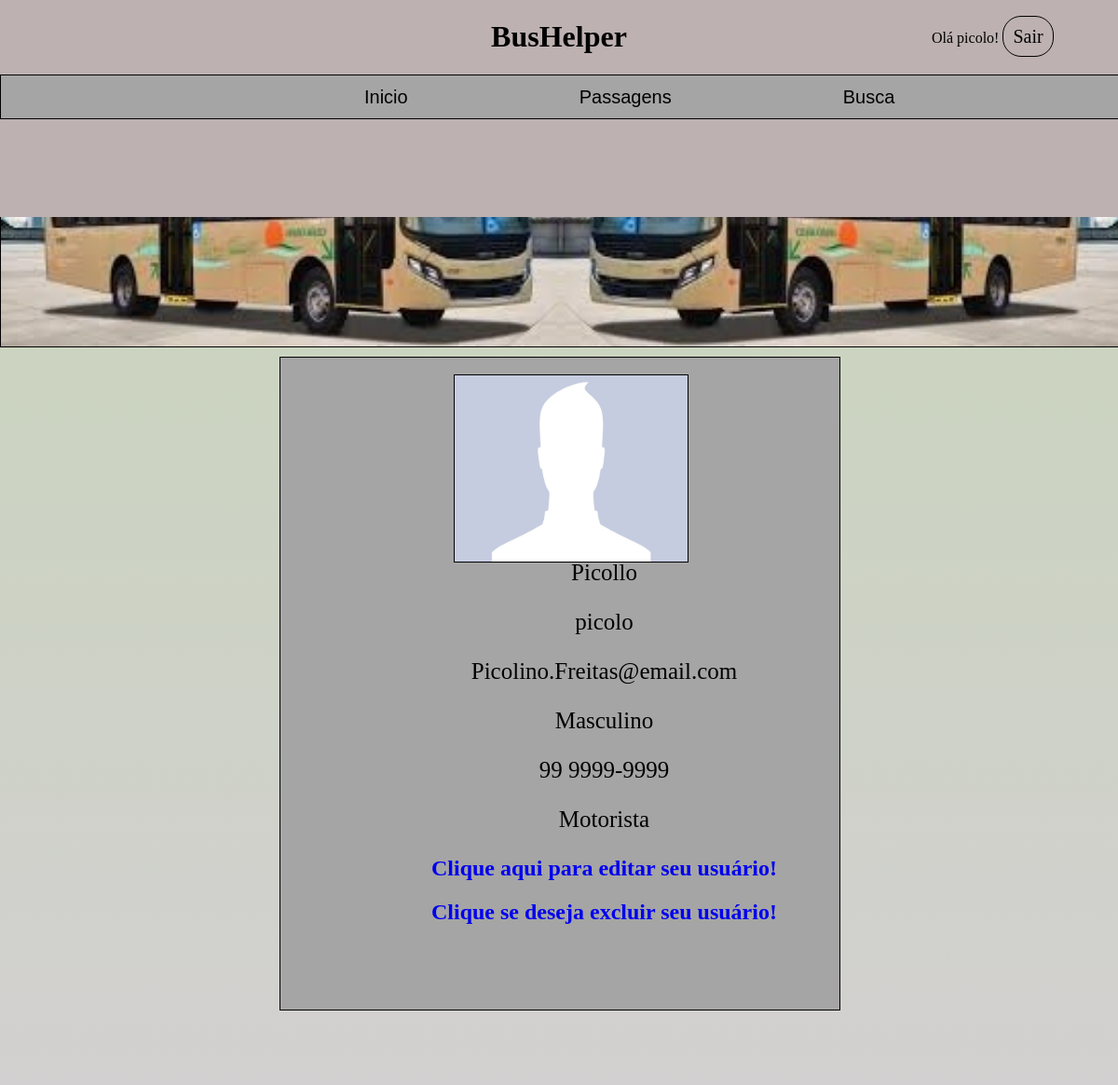
The page /Usuario.php (signed in) on the database as committed earlier.
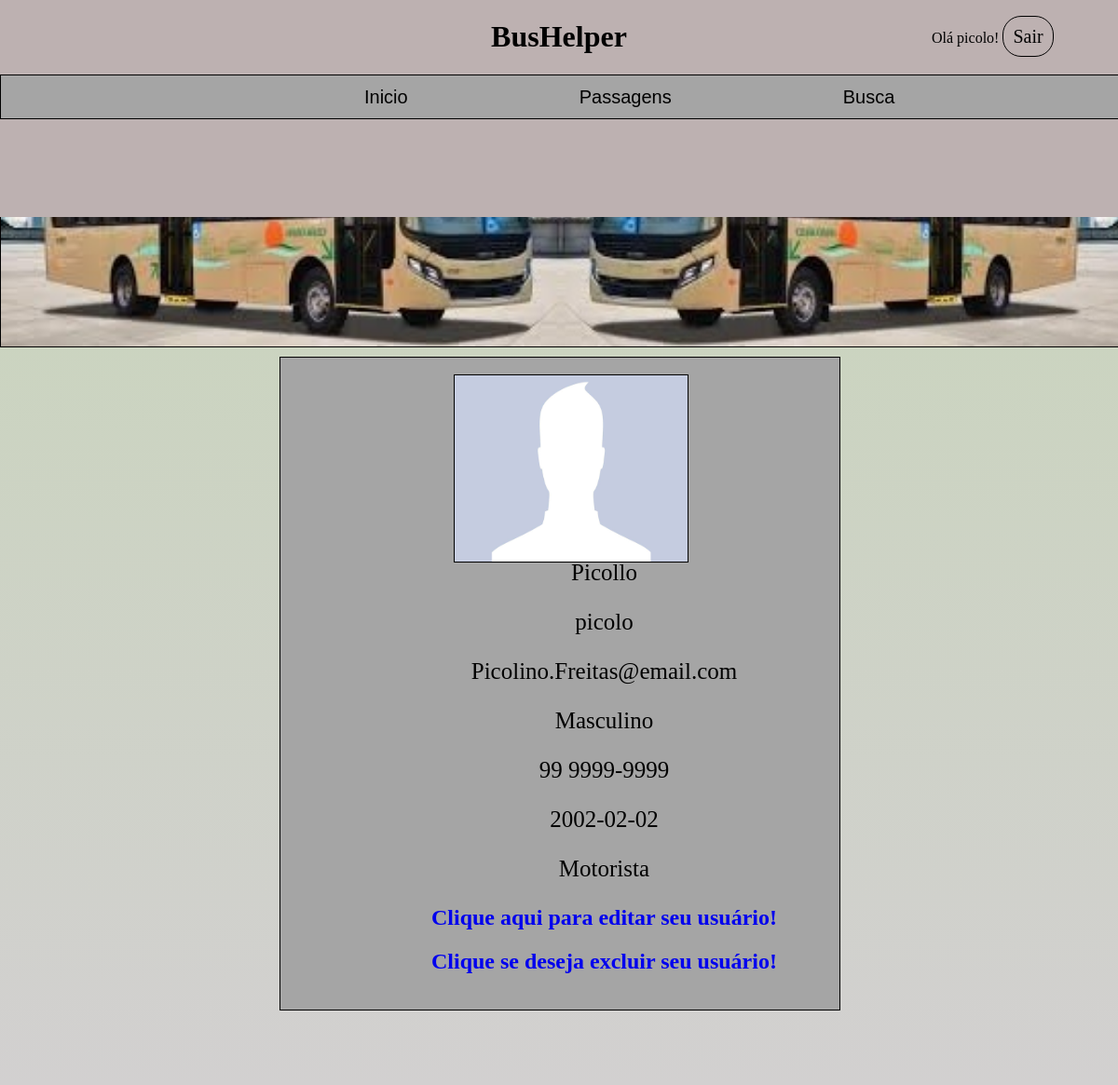
The same page on the database as committed later.
### tables this page shows
CREATE TABLE `usuario` (
  `id_Usuario` int(11) NOT NULL,
  `nome_completo` varchar(45) NOT NULL,
  `login` varchar(45) NOT NULL,
  `email` varchar(45) NOT NULL,
  `senha` varchar(45) NOT NULL,
  `sexo` varchar(45) NOT NULL,
  `telefone` varchar(45) NOT NULL,
  `CNH` varchar(45) DEFAULT NULL,
  `tipo_carteira` int(11) DEFAULT NULL,
  `data_nasc` varchar(10) DEFAULT NULL
);

CREATE TABLE `tipo_usuario` (
  `idTipo_Usuario` int(11) NOT NULL,
  `Descricao` varchar(45) DEFAULT NULL,
  `Usuario_id_Usuario` int(11) NOT NULL,
  `especialização_idespecialização` int(11) NOT NULL
);

### Usuario.php (the view, shortened to what this page needs)
<!DOCTYPE html>
<html>
<head>
	<link rel="stylesheet" type="text/css" href="Usuario.css">
</head>
<body>
		<?php
    $dbhost = "localhost";
    $dbuser = "root";
    $dbpassword = "";
    $dbname = "bd_tcc_gujo_20";
    $link = mysqli_connect($dbhost, $dbuser, $dbpassword, $dbname) or die('Error
    connecting to MySQL Server.');
	$UserId = $_SESSION['user_id'];
	$query = "select id_Usuario, nome_completo, login, email, sexo, telefone, data_nasc, Descricao from usuario, tipo_usuario where tipo_usuario.Usuario_id_Usuario = usuario.id_Usuario and id_Usuario = '$UserId';";
	$result = mysqli_query( $link, $query ) or die('Falha, Por favor reinicie a pagina e tente novamente');
    		$Ola = $_SESSION['user_id'];
	    $queryOla = "SELECT id_Usuario, login from usuario Where id_Usuario = '$Ola';";
		$resultOla = mysqli_query( $link, $queryOla ) or die('Falha 1, Por favor reinicie a pagina e tente novamente');
    		while ( $rowOla = mysqli_fetch_assoc( $resultOla ) ) {
			$tabelaOla[] = $rowOla;
			}
		if ($tabelaOla) {
			foreach($tabelaOla as $colunaOla) {
		$OlaUsuario = $colunaOla["login"];
	}
	}
    ?>
	<div class="header">
	<nav id="nav">
		<ul>
			<li> Olá <?php echo $OlaUsuario; ?>! </li>
			<li><a href="Logout.php">Sair</a></li>
		</ul>
	</nav>
	<h1>BusHelper</h1>
		<div class="header_1">
		<nav id="nav_1">
	<ul>
			<li><a href="Inicio.php">Inicio</a></li>
			<li><a href="Passagem.php">Passagens</a></li>
			<li><a href="Busca.php">Busca</a></li>
		</ul>
	</nav>
	</div>
	</div>
	<div class="box1">
 <img class="img" src="Onibus.png" alt="Ônibus" title="Ônibus">
	</div>
	<div class="box2">
		<div class="Box2_1">
	<img class="perfil" src="perfil.jpg" alt="Imagem de Perfil" title="Imagem de Perfil">
	<div class="Box2_1_1">
	<?php
		while ( $row = mysqli_fetch_assoc( $result ) ) {
	$tabela[] = $row;
	}
if ($tabela) {
	foreach($tabela as $coluna) {
	?>
<p><?php echo $coluna["nome_completo"] ?></p>
<p><?php echo $coluna["login"] ?></p>
<p><?php echo $coluna["email"] ?></p>
<p><?php echo $coluna["sexo"] ?></p>
<p><?php echo $coluna["telefone"] ?></p>
<p><?php echo $coluna["data_nasc"] ?></p>
<p><?php echo $coluna["Descricao"] ?></p>
<h2><a href="Edicao.php">Clique aqui para editar seu usuário!</a></h2>
<h2><a href="Delete.php">Clique se deseja excluir seu usuário!</a></h2>
	<?php
	}
	}
?>
</div>
</div>
	</div>
</body>
</html>

### Usuario.css (style rules this page uses)
body { background-color: #BDB1B1; margin: 0; }
h1 { text-align: center; }
.header { width: 100%; height: 20%; margin-bottom: 80%; background-color: #BDB1B1; position: fixed; }
#nav { width: 20%; height: 99%; margin-top: 1%; margin-left: 80%; position: fixed; }
#nav ul { list-style:none; }
#nav ul li { display: inline; }
#nav ul li a { width: 52px; height: 26px; background: rgba(255,255,255,0); border: 1px solid #000000; border-radius: 20px; text-decoration: none; font-size: 20px; padding: 10px; color: #000000; }
.box1 { height: 97%; margin-bottom: -1%; }
.img { width: 100%; height: 90.5%; margin-top: 9.5%; border: 1px solid #000000; }
.box2 { height: 800px; background: linear-gradient(#CBD4C0,#D2D0D0); }
.Box2_1 { width: 50%; margin-right: 25%; margin-left: 25%; height: 700px; background: #A5A5A5; border: 1px solid #000000; border-radius: 0px; display: flex; flex-direction: row; }
.header_1 { height: 46px; background-color: #A5A5A5; border: 1px solid #000000; border-radius: 0px; position: fixed; display: flex; flex-direction: row; }
#nav_1 { width: 2000px; }
#nav_1 ul { list-style:none; width:70%; height:12.5px; margin:0 auto; padding: 12px; }
#nav_1 ul li { margin-top: 10%; display: inline; padding:90px; }
#nav_1 ul li a { color:black; font-family:sans-serif; font-size:20px; text-decoration:none; }
.perfil { width: 250px; height: 200px; margin-top: 3%; margin-left: 31%; border: 1px solid #000000; }
.Box2_1_1 { height: 60%; margin-top: 32%; margin-left: -46%; border-radius: 0px; flex-direction: row; }
p { text-align: center; color: #000000; font-size: 25px; }
a { text-decoration: none; }

Rows that differ between the two databases and show on the page:
changed through a linked row, tipo_usuario "Motorista": Usuario_id_Usuario.data_nasc (not shown) → "2002-02-02"
